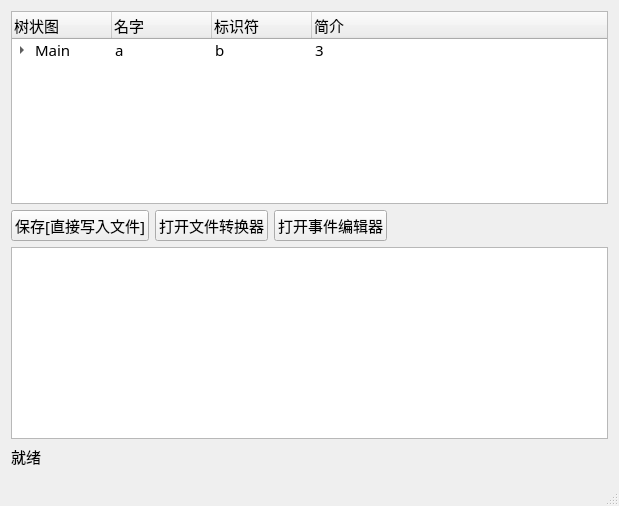
<?xml version="1.0" encoding="UTF-8"?>
<ui version="4.0">
 <class>MainWindow</class>
 <widget class="QMainWindow" name="MainWindow">
  <property name="geometry">
   <rect>
    <x>0</x>
    <y>0</y>
    <width>619</width>
    <height>506</height>
   </rect>
  </property>
  <property name="font">
   <font>
    <family>Bender</family>
    <pointsize>11</pointsize>
   </font>
  </property>
  <property name="windowTitle">
   <string>MainWindow</string>
  </property>
  <widget class="QWidget" name="centralWidget">
   <layout class="QGridLayout" name="gridLayout_2">
    <item row="2" column="0" colspan="2">
     <widget class="QTableView" name="tableView"/>
    </item>
    <item row="3" column="0">
     <widget class="QLabel" name="label">
      <property name="text">
       <string>就绪</string>
      </property>
     </widget>
    </item>
    <item row="0" column="0" colspan="2">
     <widget class="QTreeWidget" name="treeWidget">
      <column>
       <property name="text">
        <string>树状图</string>
       </property>
      </column>
      <column>
       <property name="text">
        <string notr="true">名字</string>
       </property>
      </column>
      <column>
       <property name="text">
        <string>标识符</string>
       </property>
      </column>
      <column>
       <property name="text">
        <string>简介</string>
       </property>
      </column>
      <item>
       <property name="text">
        <string>Main</string>
       </property>
       <property name="text">
        <string>a</string>
       </property>
       <property name="text">
        <string>b</string>
       </property>
       <property name="text">
        <string>3</string>
       </property>
       <item>
        <property name="text">
         <string>新建子项目</string>
        </property>
        <property name="text">
         <string>a</string>
        </property>
        <property name="text">
         <string>3</string>
        </property>
        <property name="text">
         <string>3</string>
        </property>
       </item>
      </item>
     </widget>
    </item>
    <item row="1" column="0">
     <layout class="QHBoxLayout" name="horizontalLayout">
      <item>
       <widget class="QPushButton" name="pushButton">
        <property name="text">
         <string>保存[直接写入文件]</string>
        </property>
       </widget>
      </item>
      <item>
       <widget class="QPushButton" name="pushButton_3">
        <property name="text">
         <string>打开文件转换器</string>
        </property>
       </widget>
      </item>
      <item>
       <widget class="QPushButton" name="pushButton_2">
        <property name="text">
         <string>打开事件编辑器</string>
        </property>
       </widget>
      </item>
     </layout>
    </item>
   </layout>
  </widget>
  <widget class="QStatusBar" name="statusBar"/>
  <widget class="QMenuBar" name="menuBar">
   <property name="geometry">
    <rect>
     <x>0</x>
     <y>0</y>
     <width>619</width>
     <height>23</height>
    </rect>
   </property>
  </widget>
 </widget>
 <layoutdefault spacing="6" margin="11"/>
 <resources/>
 <connections>
  <connection>
   <sender>pushButton_2</sender>
   <signal>clicked()</signal>
   <receiver>MainWindow</receiver>
   <slot>openEdit()</slot>
   <hints>
    <hint type="sourcelabel">
     <x>350</x>
     <y>255</y>
    </hint>
    <hint type="destinationlabel">
     <x>435</x>
     <y>294</y>
    </hint>
   </hints>
  </connection>
  <connection>
   <sender>pushButton</sender>
   <signal>clicked()</signal>
   <receiver>MainWindow</receiver>
   <slot>Main_add()</slot>
   <hints>
    <hint type="sourcelabel">
     <x>121</x>
     <y>238</y>
    </hint>
    <hint type="destinationlabel">
     <x>309</x>
     <y>242</y>
    </hint>
   </hints>
  </connection>
 </connections>
 <slots>
  <slot>openEdit()</slot>
  <slot>openSet()</slot>
  <slot>Main_add()</slot>
 </slots>
</ui>
